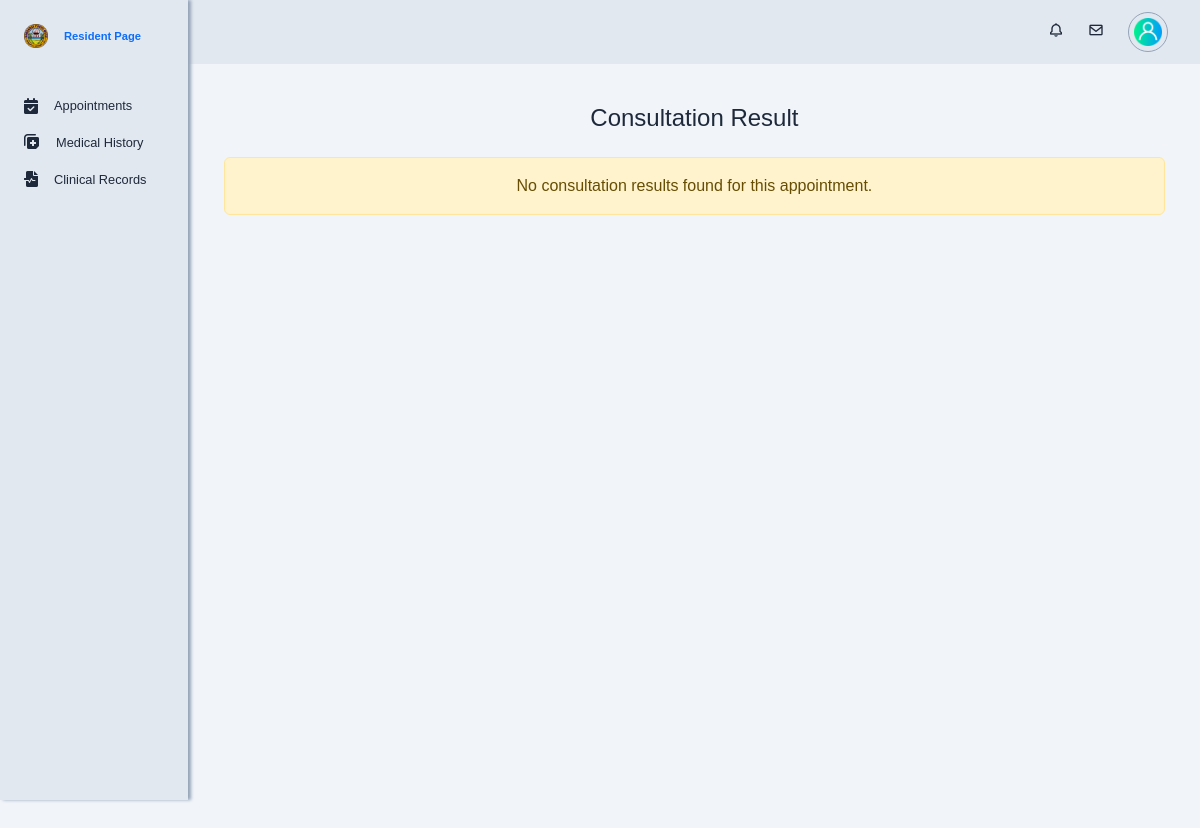
Before: /app/views/resident/consultation_result.php?appointment_id=33 with the older database file.
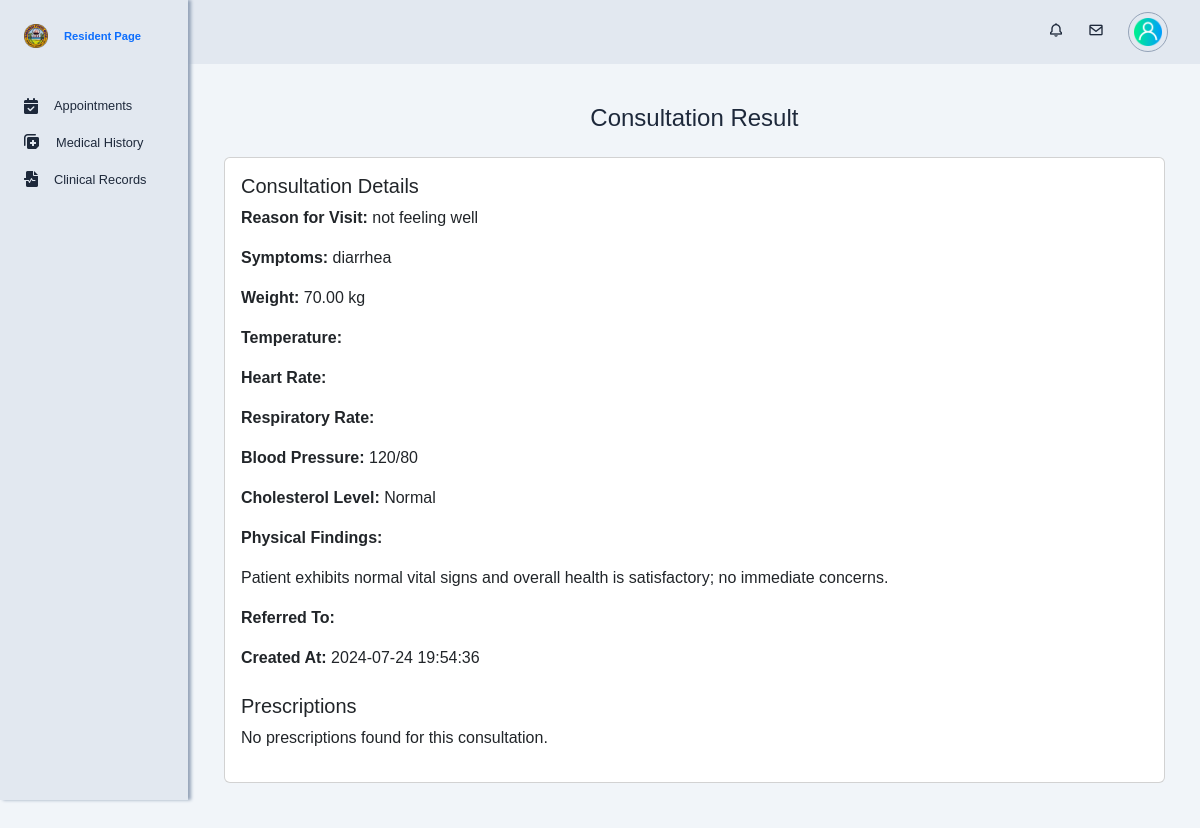
After: the same page with the newer database file.
### tables this page shows
CREATE TABLE `consultations` (
  `consultation_id` int(10) NOT NULL,
  `resident_id` int(10) NOT NULL,
  `appointment_id` int(10) DEFAULT NULL,
  `reason_for_visit` varchar(100) NOT NULL,
  `sched_id` int(10) DEFAULT NULL,
  `symptoms` varchar(255) DEFAULT NULL,
  `weight_kg` decimal(5,2) DEFAULT NULL,
  `temperature` varchar(100) DEFAULT NULL,
  `heart_rate` varchar(100) DEFAULT NULL,
  `respiratory_rate` varchar(100) DEFAULT NULL,
  `blood_pressure` varchar(100) DEFAULT NULL,
  `cholesterol_level` varchar(100) DEFAULT NULL,
  `physical_findings` text DEFAULT NULL,
  `refer_to` varchar(255) DEFAULT NULL,
  `created_at` timestamp NOT NULL DEFAULT current_timestamp(),
  `updated_at` timestamp NOT NULL DEFAULT current_timestamp()
);

### app/models/get_consultation_details.php (called while the page is built, shortened)
<?php
function getConsultationDetails($conn, $appointment_id) {
    $stmt = $conn->prepare("
        SELECT
            c.consultation_id,
            c.resident_id,
            c.appointment_id,
            c.reason_for_visit,
            c.sched_id,
            c.symptoms,
            c.weight_kg,
            c.temperature,
            c.heart_rate,
            c.respiratory_rate,
            c.blood_pressure,
            c.cholesterol_level,
            c.physical_findings,
            c.refer_to,
            c.created_at,
            c.updated_at,
            cp.medicine_id,
            cp.quantity,
            cp.instructions,
            m.name AS medicine_name,
            m.dosage AS medicine_dosage
        FROM consultations c
        LEFT JOIN consultations_prescriptions cp ON c.consultation_id = cp.consultation_id
        LEFT JOIN medicines m ON cp.medicine_id = m.medicine_id
        WHERE c.appointment_id = ?
    ");
    $stmt->bind_param("i", $appointment_id);
    $stmt->execute();
    $result = $stmt->get_result();
    $consultation_details = [];
    while ($row = $result->fetch_assoc()) {
        if (empty($consultation_details)) {
            $consultation_details = [
                'consultation_id' => $row['consultation_id'],
                'resident_id' => $row['resident_id'],
                'appointment_id' => $row['appointment_id'],
                'reason_for_visit' => $row['reason_for_visit'],
                'sched_id' => $row['sched_id'],
                'symptoms' => $row['symptoms'],
                'weight_kg' => $row['weight_kg'],
                'temperature' => $row['temperature'],
                'heart_rate' => $row['heart_rate'],
                'respiratory_rate' => $row['respiratory_rate'],
                'blood_pressure' => $row['blood_pressure'],
                'cholesterol_level' => $row['cholesterol_level'],
                'physical_findings' => $row['physical_findings'],
                'refer_to' => $row['refer_to'],
                'created_at' => $row['created_at'],
                'updated_at' => $row['updated_at'],
                'prescriptions' => []
            ];
        }
    }
    return $consultation_details;
}

### app/views/resident/consultation_result.php (the view, shortened to what the changed rows need)
<?php
require './config/db_config.php';
require './app/models/get_consultation_details.php';
$appointment_id = isset($_GET['appointment_id']) ? intval($_GET['appointment_id']) : null;
$consultation_details = [];
if ($appointment_id) {
    $consultation_details = getConsultationDetails($conn, $appointment_id);
}
?>
<!DOCTYPE html>
<html lang="en">
<head>
    <?php include './app/views/globals/head.php'; ?>
    <link rel="stylesheet" href="./public/css/resident.css">
</head>
<body id="body-pd">
    <div class="height-100 main-content">
        <?php if ($consultation_details): ?>
            <div class="row">
                <div class="col-md-12">
                    <div class="card">
                        <div class="card-body">
                            <h5 class="card-title">Consultation Details</h5>
                            <p><strong>Reason for Visit:</strong> <?= htmlspecialchars($consultation_details['reason_for_visit']); ?></p>
                            <p><strong>Symptoms:</strong> <?= htmlspecialchars($consultation_details['symptoms']); ?></p>
                            <p><strong>Weight:</strong> <?= htmlspecialchars($consultation_details['weight_kg']) . ' kg'; ?></p>
                            <p><strong>Temperature:</strong> <?= htmlspecialchars($consultation_details['temperature']); ?></p>
                            <p><strong>Heart Rate:</strong> <?= htmlspecialchars($consultation_details['heart_rate']); ?></p>
                            <p><strong>Respiratory Rate:</strong> <?= htmlspecialchars($consultation_details['respiratory_rate']); ?></p>
                            <p><strong>Blood Pressure:</strong> <?= htmlspecialchars($consultation_details['blood_pressure']); ?></p>
                            <p><strong>Cholesterol Level:</strong> <?= htmlspecialchars($consultation_details['cholesterol_level']); ?></p>
                            <p><strong>Physical Findings:</strong></p>
                            <p><?= nl2br(htmlspecialchars($consultation_details['physical_findings'])); ?></p>
                            <p><strong>Referred To:</strong> <?= htmlspecialchars($consultation_details['refer_to']); ?></p>
                            <p><strong>Created At:</strong> <?= htmlspecialchars($consultation_details['created_at']); ?></p>
                            <h5 class="mt-4">Prescriptions</h5>
                            <?php if (!empty($consultation_details['prescriptions'])): ?>
                                <ul>
                                    <?php foreach ($consultation_details['prescriptions'] as $prescription): ?>
                                        <li>
                                            <strong>Medicine ID:</strong> <?= htmlspecialchars($prescription['medicine_id']); ?>,
                                            <strong>Name:</strong> <?= htmlspecialchars($prescription['medicine_name']); ?>,
                                            <strong>Dosage:</strong> <?= htmlspecialchars($prescription['medicine_dosage']); ?>,
                                            <strong>Quantity:</strong> <?= htmlspecialchars($prescription['quantity']); ?>,
                                            <strong>Instructions:</strong> <?= nl2br(htmlspecialchars($prescription['instructions'])); ?>
                                        </li>
                                    <?php endforeach; ?>
                                </ul>
                            <?php else: ?>
                                <p>No prescriptions found for this consultation.</p>
                            <?php endif; ?>
                        </div>
                    </div>
                </div>
            </div>
        <?php else: ?>
            <div class="row">
                <div class="col-md-12">
                    <div class="alert alert-warning text-center">
                        No consultation results found for this appointment.
                    </div>
                </div>
            </div>
        <?php endif; ?>
    </div>
</body>
</html>

Changed rows visible on the page:
now on this page (row edited): consultations: reason_for_visit "not feeling well", symptoms "diarrhea", weight_kg "70.00", blood_pressure "120/80", cholesterol_level "Normal", physical_findings "Patient exhibits normal vital signs and overall health is satisfactory; no immediate concerns.", created_at "2024-07-24 19:54:36"
Other visible differences:
text no longer shown: "No consultation results found for this appointment."
text now shown: "Consultation Details Reason for Visit: Symptoms: Weight: kg Temperature: Heart Rate: Respiratory Rate: Blood Pressure: Cholesterol Level: Physical Findings: Referred To: Created At: Prescriptions No prescriptions found for this consultation."
